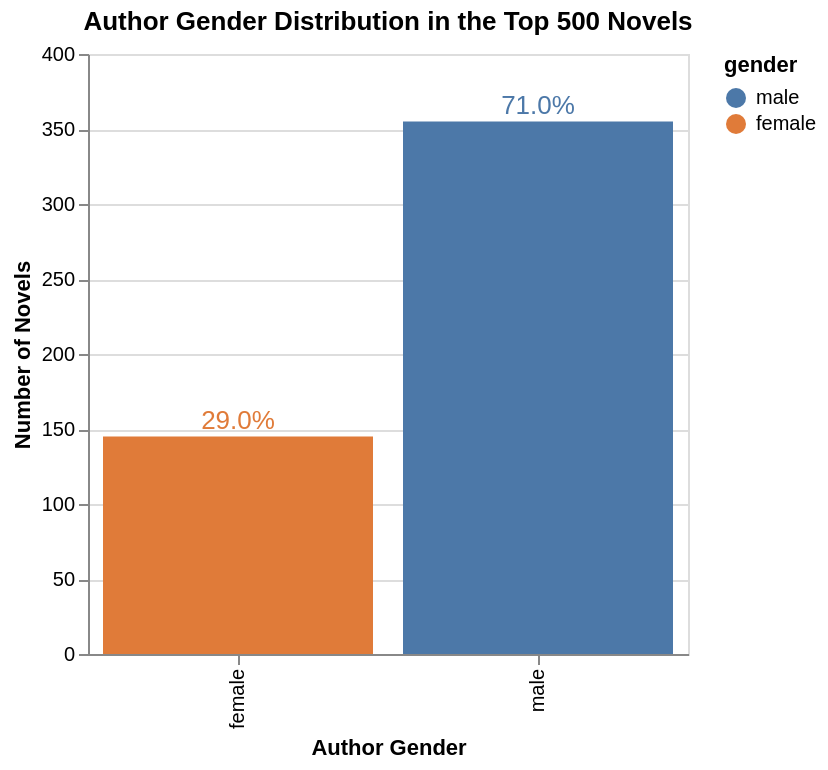

Here is the notebook cell this chart was saved with:
### Markdown cell above
## Section 3: Gender Distribution — Who Gets Canonized?

We now turn to author gender. Research consistently shows that female authors are underrepresented in literary canons. We examine whether this holds in the Top 500, and whether the gender gap differs between English and non-English works.

### Code cell
# Overall gender distribution
gender_counts = top_novels_df['author_gender'].value_counts().reset_index()
gender_counts.columns = ['gender', 'count']
total = gender_counts['count'].sum()
gender_counts['percentage'] = (gender_counts['count'] / total * 100).round(1)
gender_counts['label'] = gender_counts['percentage'].astype(str) + '%'

chart_gender = alt.Chart(gender_counts).mark_bar().encode(
    x=alt.X('gender:N', title='Author Gender'),
    y=alt.Y('count:Q', title='Number of Novels'),
    color=alt.Color('gender:N', scale=alt.Scale(
        domain=['male', 'female'],
        range=['#4c78a8', '#e07b39']
    )),
    tooltip=['gender:N', 'count:Q', 'label:N']
).properties(
    title='Author Gender Distribution in the Top 500 Novels',
    width=300,
    height=300
)

text_gender = chart_gender.mark_text(dy=-8, fontSize=13).encode(
    text='label:N'
)

(chart_gender + text_gender)

### Figure 1 — Vega-Lite specification as saved in the notebook (floating-point values rounded to 4 significant figures)
{"config": {"view": {"continuousWidth": 300, "continuousHeight": 300}}, "layer": [{"mark": {"type": "bar"}, "encoding": {"color": {"field": "gender", "scale": {"domain": ["male", "female"], "range": ["#4c78a8", "#e07b39"]}, "type": "nominal"}, "tooltip": [{"field": "gender", "type": "nominal"}, {"field": "count", "type": "quantitative"}, {"field": "label", "type": "nominal"}], "x": {"field": "gender", "title": "Author Gender", "type": "nominal"}, "y": {"field": "count", "title": "Number of Novels", "type": "quantitative"}}, "title": "Author Gender Distribution in the Top 500 Novels"}, {"mark": {"type": "text", "dy": -8, "fontSize": 13}, "encoding": {"color": {"field": "gender", "scale": {"domain": ["male", "female"], "range": ["#4c78a8", "#e07b39"]}, "type": "nominal"}, "text": {"field": "label", "type": "nominal"}, "tooltip": [{"field": "gender", "type": "nominal"}, {"field": "count", "type": "quantitative"}, {"field": "label", "type": "nominal"}], "x": {"field": "gender", "title": "Author Gender", "type": "nominal"}, "y": {"field": "count", "title": "Number of Novels", "type": "quantitative"}}, "title": "Author Gender Distribution in the Top 500 Novels"}], "data": {"name": "data-1663070bd80a23dab814a4779b7a1598"}, "height": 300, "width": 300, "$schema": "https://vega.github.io/schema/vega-lite/v6.1.0.json", "datasets": {"data-1663070bd80a23dab814a4779b7a1598": [{"gender": "male", "count": 355, "percentage": 71.0, "label": "71.0%"}, {"gender": "female", "count": 145, "percentage": 29.0, "label": "29.0%"}]}}
